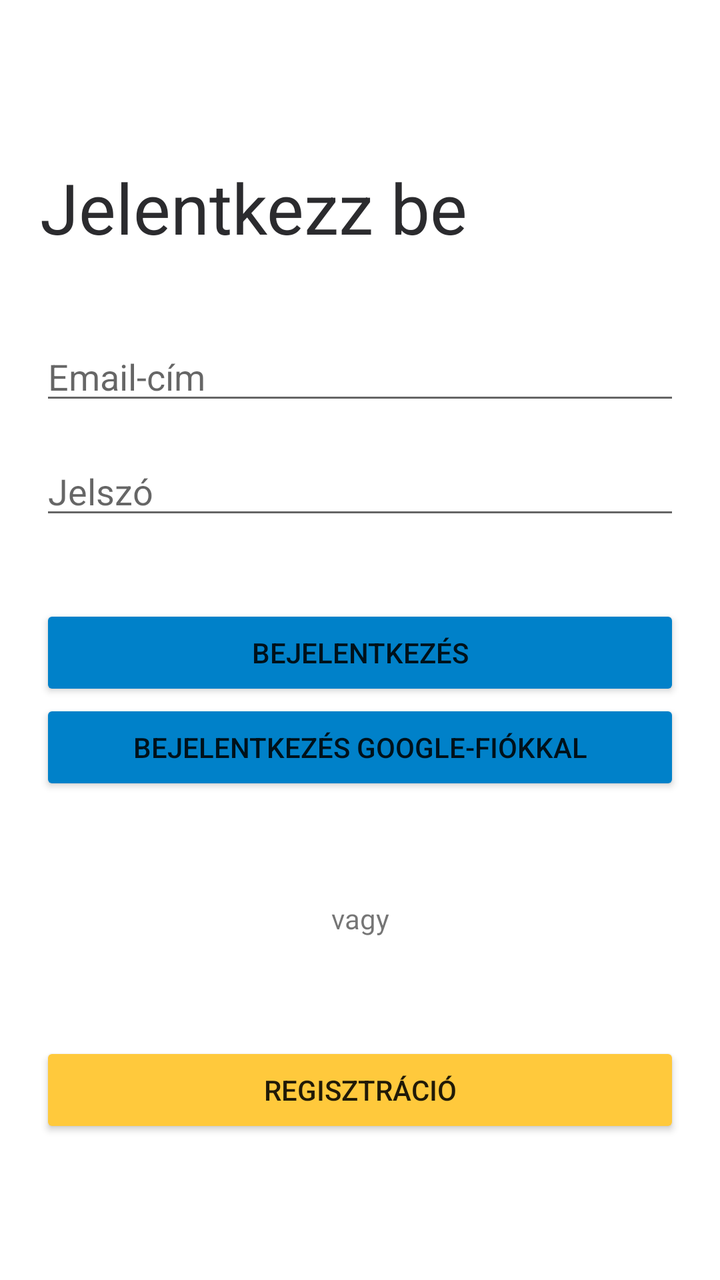
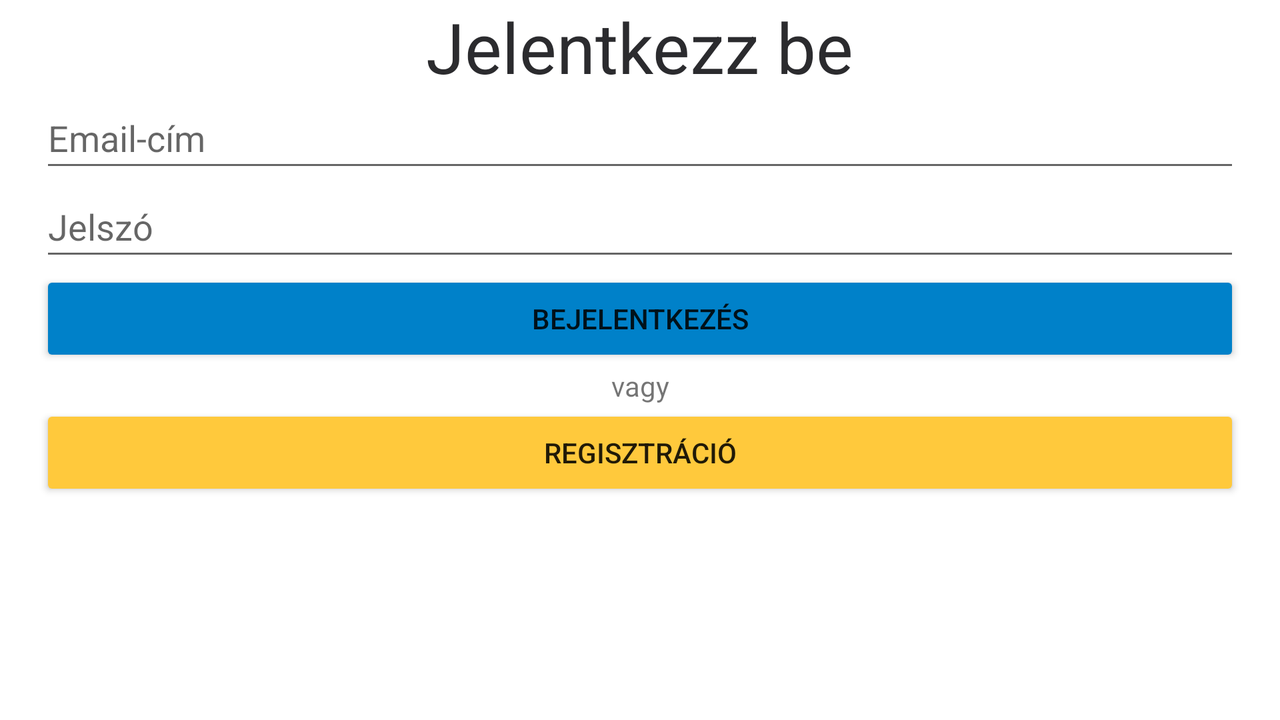

Compare how this app lays out the same screen by default and in its alternative resource folder. The renders come first, then the two layout files and the values they reference.
<!-- AndroidManifest.xml: application theme Theme.Vizbnb -->
<!-- res/layout/fragment_login.xml -->
<?xml version="1.0" encoding="utf-8"?>
<FrameLayout xmlns:android="http://schemas.android.com/apk/res/android"
    xmlns:tools="http://schemas.android.com/tools"
    android:layout_width="match_parent"
    android:layout_height="match_parent"
    xmlns:app="http://schemas.android.com/apk/res-auto"
    tools:context=".LoginFragment">

    <androidx.constraintlayout.widget.ConstraintLayout
        android:layout_width="match_parent"
        android:layout_height="match_parent">

        <TextView
            android:id="@+id/loginText"
            android:layout_width="match_parent"
            android:layout_height="wrap_content"
            android:layout_marginHorizontal="20dp"
            android:text="Jelentkezz be"
            android:textColor="@color/text"
            android:textSize="35sp"
            app:layout_constraintBottom_toBottomOf="@id/email"
            app:layout_constraintLeft_toLeftOf="parent"
            app:layout_constraintRight_toRightOf="parent"
            app:layout_constraintTop_toTopOf="parent"
            app:layout_constraintVertical_bias="0.5"
            app:layout_constraintVertical_chainStyle="packed" />

        <EditText
            android:id="@+id/email"
            android:layout_width="match_parent"
            android:layout_height="wrap_content"
            android:layout_marginHorizontal="20dp"
            android:hint="Email-cím"
            android:inputType="textEmailAddress"
            app:layout_constraintBottom_toBottomOf="@id/password"
            app:layout_constraintTop_toTopOf="@id/loginText"
            app:layout_constraintRight_toRightOf="parent"
            app:layout_constraintLeft_toLeftOf="parent"
            app:layout_constraintVertical_chainStyle="packed"
            app:layout_constraintVertical_bias="0.6"/>

        <EditText
            android:id="@+id/password"
            android:layout_width="match_parent"
            android:layout_height="wrap_content"
            android:layout_marginHorizontal="20dp"
            android:hint="Jelszó"
            android:inputType="textPassword"
            app:layout_constraintBottom_toBottomOf="@id/loginBtn"
            app:layout_constraintTop_toTopOf="@id/email"
            app:layout_constraintRight_toRightOf="parent"
            app:layout_constraintLeft_toLeftOf="parent"
            app:layout_constraintVertical_chainStyle="packed"
            app:layout_constraintVertical_bias="0.4"/>

        <Button
            android:id="@+id/loginBtn"
            android:layout_width="match_parent"
            android:layout_height="wrap_content"
            android:layout_marginHorizontal="20dp"
            app:backgroundTint="@color/dark_blue"
            android:text="@string/login"
            android:paddingVertical="13dp"
            app:layout_constraintBottom_toBottomOf="@id/orText"
            app:layout_constraintTop_toTopOf="@id/password"
            app:layout_constraintVertical_chainStyle="packed"
            app:layout_constraintVertical_bias="0.4"/>

        <Button
            android:id="@+id/loginWithGoogleBtn"
            android:layout_width="match_parent"
            android:layout_height="wrap_content"
            android:layout_marginHorizontal="20dp"
            app:backgroundTint="@color/dark_blue"
            android:text="@string/login_with_google"
            android:paddingVertical="13dp"
            app:layout_constraintBottom_toBottomOf="@id/orText"
            app:layout_constraintTop_toTopOf="@id/loginBtn"
            app:layout_constraintVertical_bias="0.4"/>

        <TextView
            android:id="@+id/orText"
            android:layout_width="match_parent"
            android:layout_height="wrap_content"
            android:layout_marginHorizontal="20dp"
            android:gravity="center"
            android:text="vagy"
            app:layout_constraintBottom_toBottomOf="@id/registerBtn"
            app:layout_constraintTop_toTopOf="@id/loginWithGoogleBtn" />

        <Button
            android:id="@+id/registerBtn"
            android:layout_width="match_parent"
            android:layout_height="wrap_content"
            android:layout_marginHorizontal="20dp"
            android:text="Regisztráció"
            android:paddingVertical="13dp"
            app:backgroundTint="@color/yellow"
            app:layout_constraintBottom_toBottomOf="parent"
            app:layout_constraintTop_toTopOf="@id/orText" />

    </androidx.constraintlayout.widget.ConstraintLayout>

</FrameLayout>
<!-- resources referenced by this layout -->
<resources>
  <color name="dark_blue">#0081C9</color>
  <color name="text">#2B2B2E</color>
  <color name="yellow">#FFC93C</color>
  <string name="login">Bejelentkezés</string>
  <string name="login_with_google">Bejelentkezés Google-fiókkal</string>
  <style name="Theme.Vizbnb" parent="Theme.MaterialComponents.DayNight.DarkActionBar">
          
          <item name="colorPrimary">@color/purple_500</item>
          <item name="colorPrimaryVariant">@color/purple_700</item>
          <item name="colorOnPrimary">@color/white</item>
          
          <item name="colorSecondary">@color/teal_200</item>
          <item name="colorSecondaryVariant">@color/teal_700</item>
          <item name="colorOnSecondary">@color/black</item>
          
          <item name="android:statusBarColor">?attr/colorPrimaryVariant</item>
          
      </style>
  <color name="purple_500">#FF6200EE</color>
  <color name="purple_700">#FF3700B3</color>
  <color name="white">#FFFFFFFF</color>
  <color name="teal_200">#FF03DAC5</color>
  <color name="teal_700">#FF018786</color>
  <color name="black">#FF000000</color>
</resources>
<!-- res/layout-land/fragment_login.xml (the author's variant of the layout above) -->
<!-- drawn on the phone turned sideways -->
<?xml version="1.0" encoding="utf-8"?>
<FrameLayout xmlns:android="http://schemas.android.com/apk/res/android"
    xmlns:app="http://schemas.android.com/apk/res-auto"
    xmlns:tools="http://schemas.android.com/tools"
    android:layout_width="match_parent"
    android:layout_height="370dp"
    tools:context=".LoginFragment">

    <LinearLayout
        android:layout_width="match_parent"
        android:layout_height="wrap_content"
        android:gravity="center"
        android:orientation="vertical">

        <TextView
            android:id="@+id/loginText"
            android:layout_width="wrap_content"
            android:layout_height="wrap_content"
            android:layout_marginHorizontal="20dp"
            android:text="Jelentkezz be"
            android:textColor="@color/text"
            android:textSize="35sp" />

        <EditText
            android:id="@+id/email"
            android:layout_width="match_parent"
            android:layout_height="wrap_content"
            android:layout_marginHorizontal="20dp"
            android:hint="Email-cím"
            android:inputType="textEmailAddress"
            android:paddingVertical="10dp" />

        <EditText
            android:id="@+id/password"
            android:layout_width="match_parent"
            android:layout_height="wrap_content"
            android:layout_marginHorizontal="20dp"
            android:hint="Jelszó"
            android:inputType="textPassword"
            android:paddingVertical="10dp" />

        <Button
            android:id="@+id/loginBtn"
            android:layout_width="match_parent"
            android:layout_height="wrap_content"
            android:layout_marginHorizontal="20dp"
            android:paddingVertical="13dp"
            android:text="@string/login"
            app:backgroundTint="@color/dark_blue" />


        <TextView
            android:id="@+id/orText"
            android:layout_width="match_parent"
            android:layout_height="wrap_content"
            android:layout_marginHorizontal="20dp"
            android:gravity="center"
            android:text="vagy" />

        <Button
            android:id="@+id/registerBtn"
            android:layout_width="match_parent"
            android:layout_height="wrap_content"
            android:layout_marginHorizontal="20dp"
            android:paddingVertical="13dp"
            android:text="Regisztráció"
            app:backgroundTint="@color/yellow" />

    </LinearLayout>

</FrameLayout>
<!-- resources referenced by the variant -->
<!-- as the phone turned sideways resolves them -->
<resources>
  <color name="dark_blue">#0081C9</color>
  <color name="text">#2B2B2E</color>
  <color name="yellow">#FFC93C</color>
  <string name="login">Bejelentkezés</string>
  <style name="Theme.Vizbnb" parent="Theme.MaterialComponents.DayNight.DarkActionBar">
          
          <item name="colorPrimary">@color/purple_500</item>
          <item name="colorPrimaryVariant">@color/purple_700</item>
          <item name="colorOnPrimary">@color/white</item>
          
          <item name="colorSecondary">@color/teal_200</item>
          <item name="colorSecondaryVariant">@color/teal_700</item>
          <item name="colorOnSecondary">@color/black</item>
          
          <item name="android:statusBarColor">?attr/colorPrimaryVariant</item>
          
      </style>
  <color name="purple_500">#FF6200EE</color>
  <color name="purple_700">#FF3700B3</color>
  <color name="white">#FFFFFFFF</color>
  <color name="teal_200">#FF03DAC5</color>
  <color name="teal_700">#FF018786</color>
  <color name="black">#FF000000</color>
</resources>
